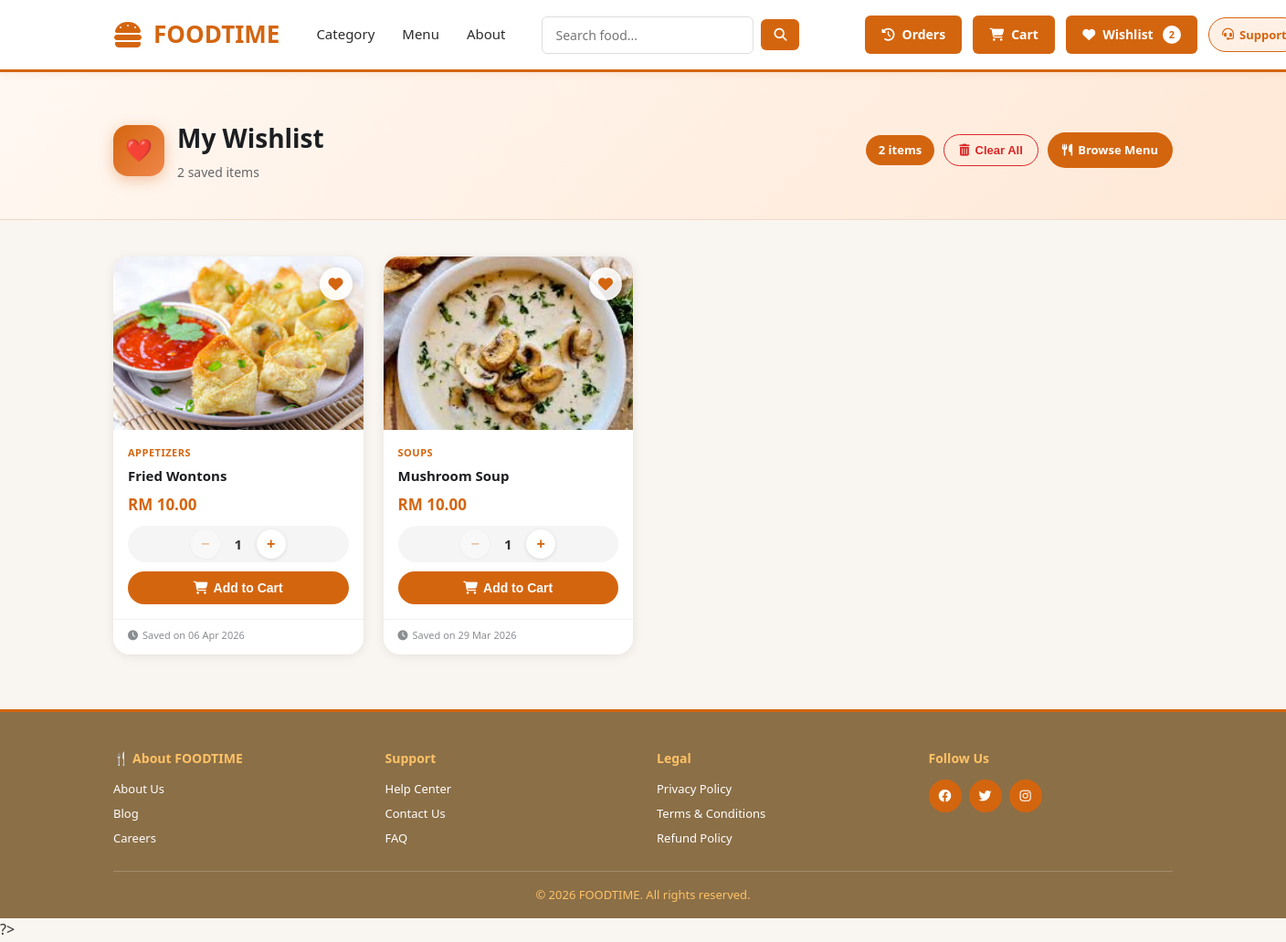
Screenshot of /app/wishlist.php (signed in) with the database file from the repository.
### tables this page shows
CREATE TABLE `wishlist` (
  `id` int(11) NOT NULL,
  `userid` varchar(10) NOT NULL,
  `productid` varchar(10) NOT NULL,
  `created_at` datetime DEFAULT current_timestamp()
);

CREATE TABLE `products` (
  `productid` varchar(10) NOT NULL,
  `categoryid` varchar(10) DEFAULT NULL,
  `name` varchar(100) DEFAULT NULL,
  `price` decimal(10,2) DEFAULT NULL,
  `image` varchar(255) DEFAULT NULL,
  `description` text DEFAULT NULL,
  `is_available` tinyint(1) DEFAULT 1,
  `stock` int(11) NOT NULL DEFAULT 100,
  `custom_options` longtext DEFAULT NULL CHECK (json_valid(`custom_options`))
);

CREATE TABLE `categories` (
  `categoryid` varchar(10) NOT NULL,
  `category_name` varchar(100) NOT NULL
);

### app/wishlist.php (the view, shortened to what this page needs)
<?php
include 'base.php';
$user_id  = $_SESSION['user_id'];
$wl_stmt = mysqli_prepare($connect,
    "SELECT w.id AS wl_id, w.created_at,
            p.productid, p.name, p.price, p.image, p.is_available, p.stock,
            c.category_name
     FROM wishlist w
     JOIN products p  ON p.productid  = w.productid
     LEFT JOIN categories c ON c.categoryid = p.categoryid
     WHERE w.userid = ?
     ORDER BY w.created_at DESC");
mysqli_stmt_bind_param($wl_stmt, 's', $user_id);
mysqli_stmt_execute($wl_stmt);
$wl_result = mysqli_stmt_get_result($wl_stmt);
$wl_items  = [];
while ($row = mysqli_fetch_assoc($wl_result)) $wl_items[] = $row;
$total_items = count($wl_items);
function getModalCategory($cat_name) {
    $cat_lower = strtolower($cat_name ?? '');
    return 'default';
}
?>
<!DOCTYPE html>
<html lang="en" data-theme="light">
<head>
<link rel="stylesheet" href="https://cdnjs.cloudflare.com/ajax/libs/font-awesome/6.4.0/css/all.min.css">
<link rel="stylesheet" href="css/index.css">
</head>
<body>
<header>
    <div class="container">
        <div class="navbar">
            <a href="index.php" class="logo">
                <i class="fas fa-burger"></i><span>FOODTIME</span>
            </a>
            <ul class="nav-menu">
                <li><a href="index.php#categories">Category</a></li>
                <li><a href="menu.php">Menu</a></li>
                <li><a href="index.php#about">About</a></li>
            </ul>
            <form method="GET" action="index.php" class="search-form">
                <input type="text" name="keyword" placeholder="Search food...">
                <button type="submit"><i class="fas fa-search"></i></button>
            </form>
            <div class="auth-buttons">
                <a href="order_history.php" class="btn btn-primary"><i class="fas fa-history"></i> Orders</a>
                <a href="cart.php"          class="btn btn-primary"><i class="fas fa-shopping-cart"></i> Cart</a>
                <a href="wishlist.php"      class="btn btn-primary" style="background:#d4650f;border-color:#d4650f;">
                    <i class="fas fa-heart"></i> Wishlist
                    <?php if($total_items > 0): ?>
                        <span id="navWishlistBadge" style="background:#fff;color:#d4650f;border-radius:50px;font-size:11px;font-weight:900;padding:1px 7px;margin-left:2px;"><?php echo $total_items; ?></span>
                    <?php else: ?>
                        <span id="navWishlistBadge" style="background:#fff;color:#d4650f;border-radius:50px;font-size:11px;font-weight:900;padding:1px 7px;margin-left:2px;display:none;"><?php echo $total_items; ?></span>
                    <?php endif; ?>
                </a>
                <a href="customer_chat.php" class="btn-chat-nav"><i class="fas fa-headset"></i> Support</a>
            </div>
        </div>
    </div>
</header>
<div class="wl-hero">
    <div class="container">
        <div class="wl-hero-inner">
            <div class="wl-hero-title">
                <div class="wl-hero-icon">❤️</div>
                <div>
                    <h1>My Wishlist</h1>
                    <p id="wlHeroSubtitle"><?php echo $total_items > 0 ? "$total_items saved item" . ($total_items > 1 ? 's' : '') : 'Your favourite items, saved for later'; ?></p>
                </div>
            </div>
            <div class="wl-hero-actions" id="wlHeroActions">
                <?php if ($total_items > 0): ?>
                    <span class="wl-count-badge" id="wlCountBadge"><?php echo $total_items; ?> items</span>
                    <button class="btn-clear-all" id="wlClearAllBtn" onclick="clearAllWishlist()" type="button">
                        <i class="fas fa-trash-alt"></i> Clear All
                    </button>
                <?php endif; ?>
                <a href="menu.php" class="btn-browse">
                    <i class="fas fa-utensils"></i> Browse Menu
                </a>
            </div>
        </div>
    </div>
</div>
<section class="wl-section">
    <div class="container">
        <div class="wl-grid" id="wlGrid">
            <?php if (empty($wl_items)): ?>
                <div class="wl-empty">
                    <span class="wl-empty-icon">💔</span>
                    <h2>Your wishlist is empty</h2>
                    <p>Save your favourite dishes by clicking the heart icon on any menu item.</p>
                    <a href="menu.php" class="btn-browse">
                        <i class="fas fa-utensils"></i> Explore Menu
                    </a>
                </div>
            <?php else: ?>
                <?php foreach ($wl_items as $item):
                    $prod_id      = $item['productid'];
                    $prod_name    = htmlspecialchars($item['name']);
                    $prod_price   = number_format((float)$item['price'], 2);
                    $prod_price_r = number_format((float)$item['price'], 2, '.', '');
                    $prod_cat     = htmlspecialchars($item['category_name'] ?? '');
                    $prod_modal   = getModalCategory($item['category_name'] ?? '');
                    $prod_img     = !empty($item['image']) ? htmlspecialchars($item['image']) : '';
                    $available    = (bool)$item['is_available'];
                    $prod_stock   = (int)$item['stock'];
                    $saved_date   = date('d M Y', strtotime($item['created_at']));
                    $stock_status = 'ok';
                    $is_oos = ($stock_status === 'out') || !$available;
                ?>
                <div class="wl-card <?php echo $is_oos ? 'wl-card-unavailable' : ''; ?>"
                     id="wlCard_<?php echo $prod_id; ?>"
                     data-prodid="<?php echo $prod_id; ?>"
                     data-stock="<?php echo $prod_stock; ?>"
                     data-price="<?php echo $prod_price_r; ?>"
                     data-available="<?php echo $available ? '1' : '0'; ?>">
                    <button class="wl-heart-btn" id="heartBtn_<?php echo $prod_id; ?>"
                            onclick="removeFromWishlist('<?php echo $prod_id; ?>')"
                            title="Remove from wishlist" type="button">
                        <i class="fas fa-heart"></i>
                    </button>
                    <?php if ($prod_img !== ''): ?>
                        <img src="uploads/<?php echo $prod_img; ?>"
                             alt="<?php echo $prod_name; ?>" class="wl-card-img">
                    <?php else: ?>
                        <div class="wl-card-img-placeholder">
                            <i class="fas fa-image"></i>
                        </div>
                    <?php endif; ?>
                    <div class="wl-card-body">
                        <?php if ($prod_cat): ?>
                            <div class="wl-card-category"><?php echo $prod_cat; ?></div>
                        <?php endif; ?>
                        <h3 class="wl-card-name"><?php echo $prod_name; ?></h3>
                        <div class="wl-card-meta">
                            <span class="wl-card-price">RM <?php echo $prod_price; ?></span>
                        </div>
                        <?php if (!$is_oos): ?>
                        <div class="quantity-controls">
                            <button class="qty-btn" type="button"
                                    onclick="wlChangeQty(this, -1)"
                                    disabled>−</button>
                            <span class="qty-display">1</span>
                            <button class="qty-btn" type="button"
                                    onclick="wlChangeQty(this, 1)"
                                    <?php echo $prod_stock <= 1 ? 'disabled' : ''; ?>>+</button>
                        </div>
                        <?php endif; ?>
                        <button class="wl-atc-btn"
                                <?php echo $is_oos ? 'disabled' : ''; ?>
                                onclick="wlAddToCart(event,'<?php echo $prod_id; ?>','<?php echo addslashes($prod_name); ?>','<?php echo $prod_price_r; ?>','<?php echo $prod_modal; ?>',this)"
                                type="button">
                            <i class="fas fa-shopping-cart"></i>
                            <?php echo $is_oos ? ((!$available) ? 'Unavailable' : 'Out of Stock') : 'Add to Cart'; ?>
                        </button>
                    </div>
                    <div class="wl-card-footer">
                        <i class="fas fa-clock"></i> Saved on <?php echo $saved_date; ?>
                    </div>
                </div>
                <?php endforeach; ?>
            <?php endif; ?>
        </div>
    </div>
</section>
<footer>
    <div class="container">
        <div class="footer-grid">
            <div class="footer-section">
                <h4>🍴 About FOODTIME</h4>
                <a href="#">About Us</a><a href="#">Blog</a><a href="#">Careers</a>
            </div>
            <div class="footer-section">
                <h4>Support</h4>
                <a href="customer_chat.php">Help Center</a>
                <a href="customer_chat.php">Contact Us</a>
                <a href="#">FAQ</a>
            </div>
            <div class="footer-section">
                <h4>Legal</h4>
                <a href="#">Privacy Policy</a>
                <a href="#">Terms & Conditions</a>
                <a href="#">Refund Policy</a>
            </div>
            <div class="footer-section">
                <h4>Follow Us</h4>
                <div class="social-links">
                    <a href="#"><i class="fab fa-facebook"></i></a>
                    <a href="#"><i class="fab fa-twitter"></i></a>
                    <a href="#"><i class="fab fa-instagram"></i></a>
                </div>
            </div>
        </div>
        <div class="footer-bottom">
            <p>&copy; 2026 FOODTIME. All rights reserved.</p>
        </div>
    </div>
</footer>
<?php include 'customizeModal.php'; ?>
</body>
</html>

### app/css/index.css (style rules this page uses)
* { margin: 0; padding: 0; box-sizing: border-box; }
:root { --primary-color: #d4650f; --secondary-color: #ffffff; --accent-color: #ff9800; --dark-bg: #f9f5f0; --light-text: #2c2c2c; --light-gray: #666666; --card-bg: #ffffff; --hover-bg: rgba(212, 101, 15, 0.08); }
html { scroll-behavior: smooth; }
body { font-family: 'Segoe UI', Tahoma, Geneva, Verdana, sans-serif; background-color: var(--dark-bg); color: var(--light-text); line-height: 1.6; }
.container { max-width: 1200px; margin: 0 auto; padding: 0 20px; }
header { background: var(--secondary-color); padding: 16px 0; position: sticky; top: 0; z-index: 1000; box-shadow: 0 2px 8px rgba(212, 101, 15, 0.1); border-bottom: 3px solid var(--primary-color); }
.navbar { display: flex; justify-content: flex-start; align-items: center; gap: 40px; flex-wrap: nowrap; }
.logo { font-size: 26px; font-weight: bold; color: var(--primary-color); text-decoration: none; display: flex; align-items: center; gap: 12px; white-space: nowrap; flex-shrink: 0; }
.logo i { font-size: 32px; }
.nav-menu { display: flex; gap: 30px; list-style: none; align-items: center; }
.nav-menu a { color: var(--light-text); text-decoration: none; font-weight: 500; font-size: 15px; transition: color 0.3s; }
.search-form { display: flex; align-items: center; gap: 8px; flex: 0 1 340px; margin-left: auto; margin-right: 12px; }
.search-form input { flex: 1; padding: 10px 14px; border: 1px solid #ddd; border-radius: 6px; font-size: 14px; font-family: inherit; }
.search-form button { padding: 10px 14px; border: none; background: var(--primary-color); color: white; border-radius: 6px; cursor: pointer; font-size: 14px; transition: all 0.3s; display: flex; align-items: center; justify-content: center; }
.auth-buttons { display: flex; align-items: center; gap: 12px; flex-shrink: 0; flex-wrap: nowrap; margin-left: 20px; }
.btn { padding: 10px 18px; border: none; border-radius: 6px; font-weight: 600; cursor: pointer; transition: all 0.3s; text-decoration: none; display: inline-flex; align-items: center; justify-content: center; gap: 8px; font-size: 14px; white-space: nowrap; }
.btn-primary { background: var(--primary-color); color: white; min-width: 90px; justify-content: center; }
footer { background: #8b6f47; padding: 40px 0 15px; border-top: 3px solid var(--primary-color); }
.footer-grid { display: grid; grid-template-columns: repeat(auto-fit, minmax(180px, 1fr)); gap: 30px; margin-bottom: 20px; }
.footer-section h4 { color: #ffc266; margin-bottom: 12px; font-size: 14px; font-weight: 700; }
.footer-section a { color: #ffffff; text-decoration: none; font-size: 13px; margin-bottom: 6px; display: block; transition: color 0.3s; }
.social-links { display: flex; gap: 8px; }
.social-links a { display: inline-flex; width: 36px; height: 36px; align-items: center; justify-content: center; background: var(--primary-color); border-radius: 50%; color: white; text-decoration: none; transition: all 0.3s; font-size: 14px; }
.footer-bottom { border-top: 1px solid rgba(255, 255, 255, 0.2); padding-top: 15px; text-align: center; color: #ffc266; font-size: 13px; }

### rows the page displays
wishlist: productid.name (picture), categories.category_name "APPETIZERS", productid.name "Fried Wontons", productid.price "10.00", created_at "06 Apr 2026"
wishlist: productid.name (picture), categories.category_name "SOUPS", productid.name "Mushroom Soup", productid.price "10.00", created_at "29 Mar 2026"

### other values shown
$total_items "2"
